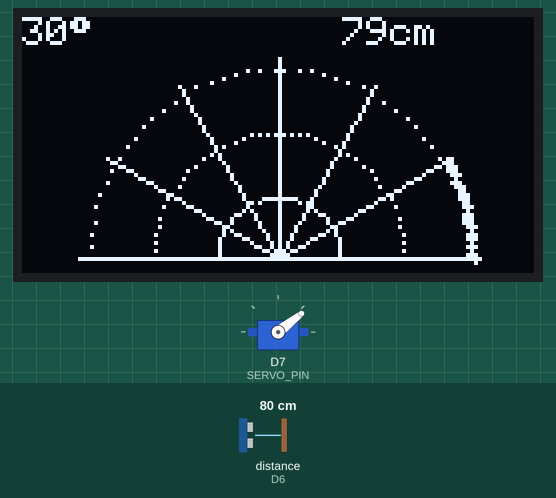
Simulated run of this sketch. Board: ESP8266 (Wemos D1 mini). Shown: 128×64 one-colour display, servo. Wiring (inferred from the names in the program): ultrasonic range finder: trigger D5; echo D6. Inputs (shaded band) come from the test bench; at power-on: distance to the obstacle (sensor on D6) 80 cm. The echo pulse lasts 58.3 µs per cm.

Above: at 1.8 s.
1.9 s: distance to the obstacle (sensor on D6) set to 250 cm
At 2.4 s:
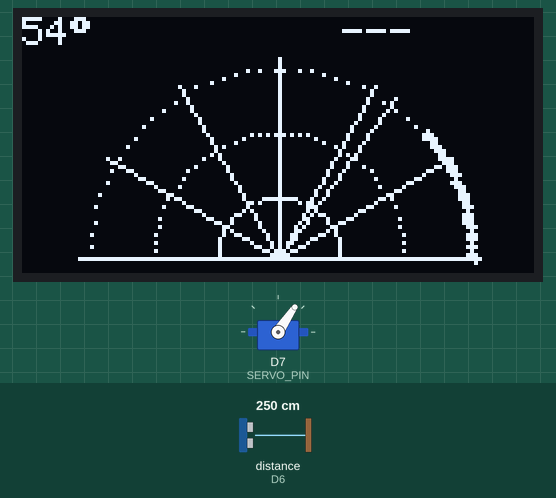
3.6 s: distance to the obstacle (sensor on D6) set to 177 cm
5.6 s: distance to the obstacle (sensor on D6) set to 2 cm
At 6.02 s:
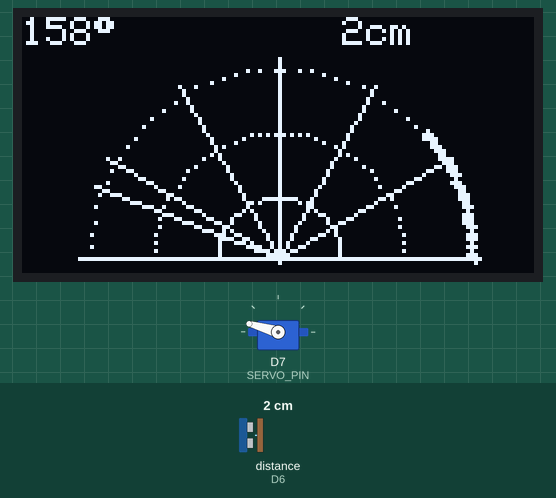
8.3 s: distance to the obstacle (sensor on D6) set to 120 cm
At 8.69 s:
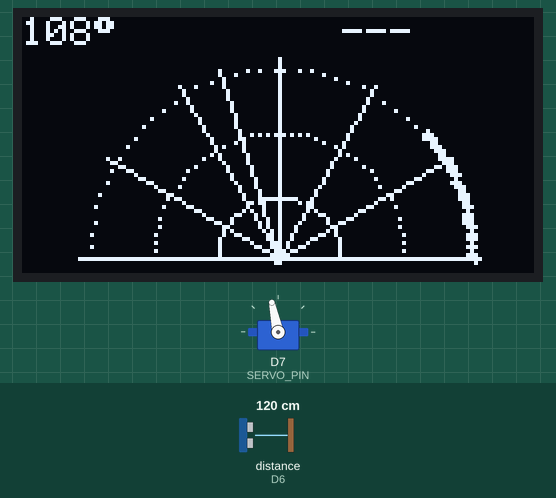
11.3 s: distance to the obstacle (sensor on D6) set to 4 cm
At 11.76 s:
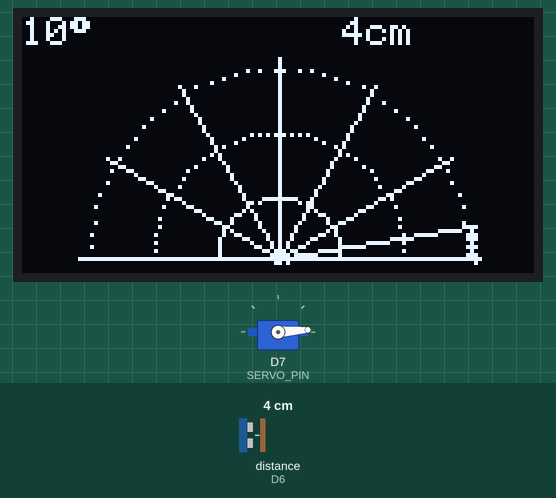
Timing chart, 0 to 18.3 s (numbered marks = the images above; inputs shaded):
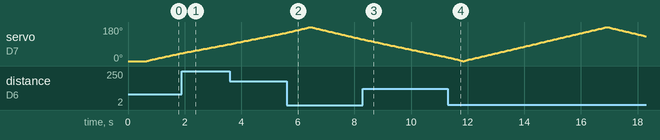

Measured:
- after the input at 1.9 s, the display: first changes after 0.05 s (image 1 shows a later state)
- after the input at 5.6 s, the display: changes after 0.26 s (image 2)
- after the input at 8.3 s, the display: changes after 0.23 s (image 3)
- after the input at 11.3 s, the display: changes after 0.29 s (image 4)

The sketch:

ESP8266_Radar.ino
```cpp
/*
 * Radar scanner — ESP8266 (NodeMCU / Wemos D1 Mini) + HC-SR04 + SG90 + SSD1306 OLED
 *
 * Wiring:
 *   HC-SR04 VCC  -> Vin (5V)
 *   HC-SR04 GND  -> GND
 *   HC-SR04 Trig -> D5
 *   HC-SR04 Echo -> 1K -> D6, D6 -> 2.2K -> GND   (voltage divider, 5V -> 3.44V)
 *   SG90 Red     -> Vin (5V)    use external 5V if the board browns out
 *   SG90 Brown   -> GND
 *   SG90 Orange  -> D7
 *   OLED VCC     -> 3V3
 *   OLED GND     -> GND
 *   OLED SDA     -> D2
 *   OLED SCL     -> D1
 *
 * Libraries (install via Library Manager):
 *   - Adafruit GFX
 *   - Adafruit SSD1306
 *   - Servo  (the standard one — it works on ESP8266, unlike on ESP32)
 *
 * Board: in Arduino IDE select "NodeMCU 1.0 (ESP-12E Module)" or "LOLIN(WEMOS) D1 R2 & mini"
 */

#include <Wire.h>
#include <Adafruit_GFX.h>
#include <Adafruit_SSD1306.h>
#include <Servo.h>

// ---------- Display ----------
#define SCREEN_WIDTH  128
#define SCREEN_HEIGHT 64
#define OLED_RESET    -1
#define SCREEN_ADDR   0x3C       // try 0x3D if 0x3C doesn't respond

Adafruit_SSD1306 display(SCREEN_WIDTH, SCREEN_HEIGHT, &Wire, OLED_RESET);

// ---------- Hardware pins (ESP8266 D-labels) ----------
const int TRIG_PIN  = D5;
const int ECHO_PIN  = D6;
const int SERVO_PIN = D7;
// I2C uses D1 (SCL) and D2 (SDA) by default on ESP8266 — Wire.begin() picks them up.

Servo radarServo;

// ---------- Radar parameters ----------
const int   ANGLE_MIN    = 0;
const int   ANGLE_MAX    = 180;
const int   ANGLE_STEP   = 2;
const int   SETTLE_MS    = 30;         // ESP8266 is slower; a touch more settle
const int   MAX_DISTANCE = 80;         // cm
const unsigned long ECHO_TIMEOUT_US = 25000UL;

// Polar-to-pixel mapping on the 128x64 OLED
const int CX = 64;
const int CY = 60;
const int R  = 50;

uint8_t distances[181];

int currentAngle = ANGLE_MIN;
int sweepDir     = 1;

// ---------------------------------------------------------------
// Ultrasonic ranging
// ---------------------------------------------------------------
float readDistanceCm() {
  digitalWrite(TRIG_PIN, LOW);
  delayMicroseconds(2);
  digitalWrite(TRIG_PIN, HIGH);
  delayMicroseconds(10);
  digitalWrite(TRIG_PIN, LOW);

  unsigned long duration = pulseIn(ECHO_PIN, HIGH, ECHO_TIMEOUT_US);
  if (duration == 0) return -1.0f;
  return duration * 0.0343f / 2.0f;
}

// ---------------------------------------------------------------
// Drawing helpers
// ---------------------------------------------------------------
void drawRadarFrame() {
  for (int r = R / 3; r <= R; r += R / 3) {
    for (int a = 0; a <= 180; a += 4) {
      float rad = a * DEG_TO_RAD;
      int x = CX + (int)(cosf(rad) * r);
      int y = CY - (int)(sinf(rad) * r);
      if (x >= 0 && x < SCREEN_WIDTH && y >= 0 && y < SCREEN_HEIGHT) {
        display.drawPixel(x, y, SSD1306_WHITE);
      }
    }
  }
  for (int a = 0; a <= 180; a += 30) {
    float rad = a * DEG_TO_RAD;
    int x = CX + (int)(cosf(rad) * R);
    int y = CY - (int)(sinf(rad) * R);
    display.drawLine(CX, CY, x, y, SSD1306_WHITE);
  }
}

void drawBlips() {
  for (int a = 0; a <= 180; a++) {
    uint8_t d = distances[a];
    if (d == 0 || d > MAX_DISTANCE) continue;
    int pixelR = map(d, 0, MAX_DISTANCE, 0, R);
    float rad = a * DEG_TO_RAD;
    int x = CX + (int)(cosf(rad) * pixelR);
    int y = CY - (int)(sinf(rad) * pixelR);
    display.fillCircle(x, y, 1, SSD1306_WHITE);
  }
}

void drawSweepLine(int angle) {
  float rad = angle * DEG_TO_RAD;
  int x = CX + (int)(cosf(rad) * R);
  int y = CY - (int)(sinf(rad) * R);
  display.drawLine(CX, CY, x, y, SSD1306_WHITE);
}

void drawHud(int angle, uint8_t d) {
  display.setTextSize(1);
  display.setTextColor(SSD1306_WHITE);

  display.setCursor(0, 0);
  display.print(angle);
  display.print((char)247);            // degree symbol

  display.setCursor(80, 0);
  if (d > 0 && d <= MAX_DISTANCE) {
    display.print(d);
    display.print(F("cm"));
  } else {
    display.print(F("---"));
  }
}

// ---------------------------------------------------------------
// Setup / loop
// ---------------------------------------------------------------
void setup() {
  Serial.begin(115200);
  delay(50);

  pinMode(TRIG_PIN, OUTPUT);
  pinMode(ECHO_PIN, INPUT);
  digitalWrite(TRIG_PIN, LOW);

  Wire.begin();   // uses D2 (SDA) and D1 (SCL) on ESP8266 by default

  if (!display.begin(SSD1306_SWITCHCAPVCC, SCREEN_ADDR)) {
    Serial.println(F("SSD1306 init failed — check I2C wiring / address"));
    while (true) delay(10);
  }
  display.clearDisplay();
  display.display();

  radarServo.attach(SERVO_PIN, 500, 2400);  // SG90 pulse range
  radarServo.write(ANGLE_MIN);

  for (int i = 0; i <= 180; i++) distances[i] = 0;

  delay(500);
}

void loop() {
  radarServo.write(currentAngle);
  delay(SETTLE_MS);

  float dCm = readDistanceCm();
  uint8_t stored = 0;
  if (dCm > 0 && dCm <= MAX_DISTANCE) stored = (uint8_t)dCm;
  distances[currentAngle] = stored;

  display.clearDisplay();
  drawRadarFrame();
  drawBlips();
  drawSweepLine(currentAngle);
  drawHud(currentAngle, stored);
  display.display();

  yield();   // important on ESP8266 — keeps the WiFi/system stack happy

  currentAngle += sweepDir * ANGLE_STEP;
  if (currentAngle >= ANGLE_MAX) { currentAngle = ANGLE_MAX; sweepDir = -1; }
  else if (currentAngle <= ANGLE_MIN) { currentAngle = ANGLE_MIN; sweepDir = 1; }
}
```
